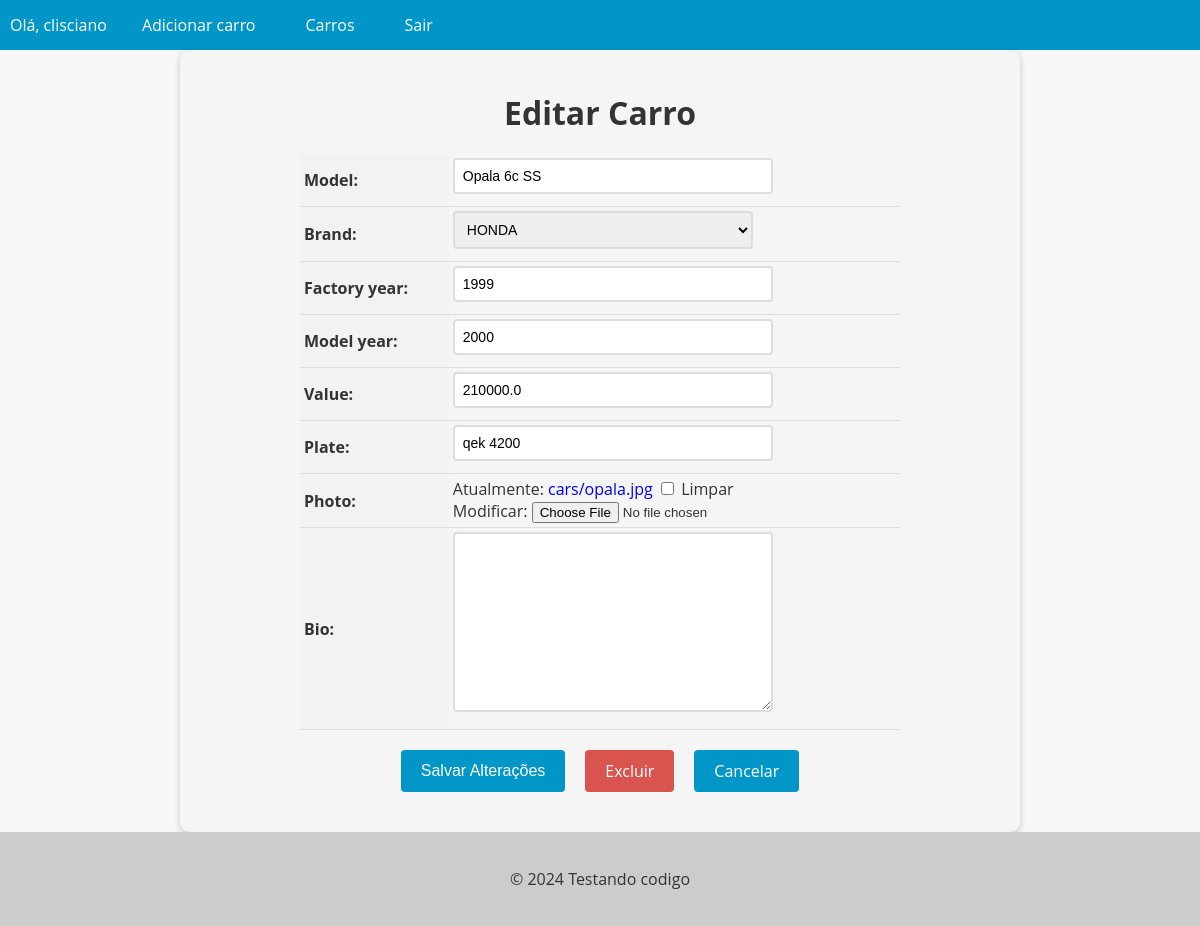
/cars/2/update/ (signed in), run on an earlier commit of the app's database.
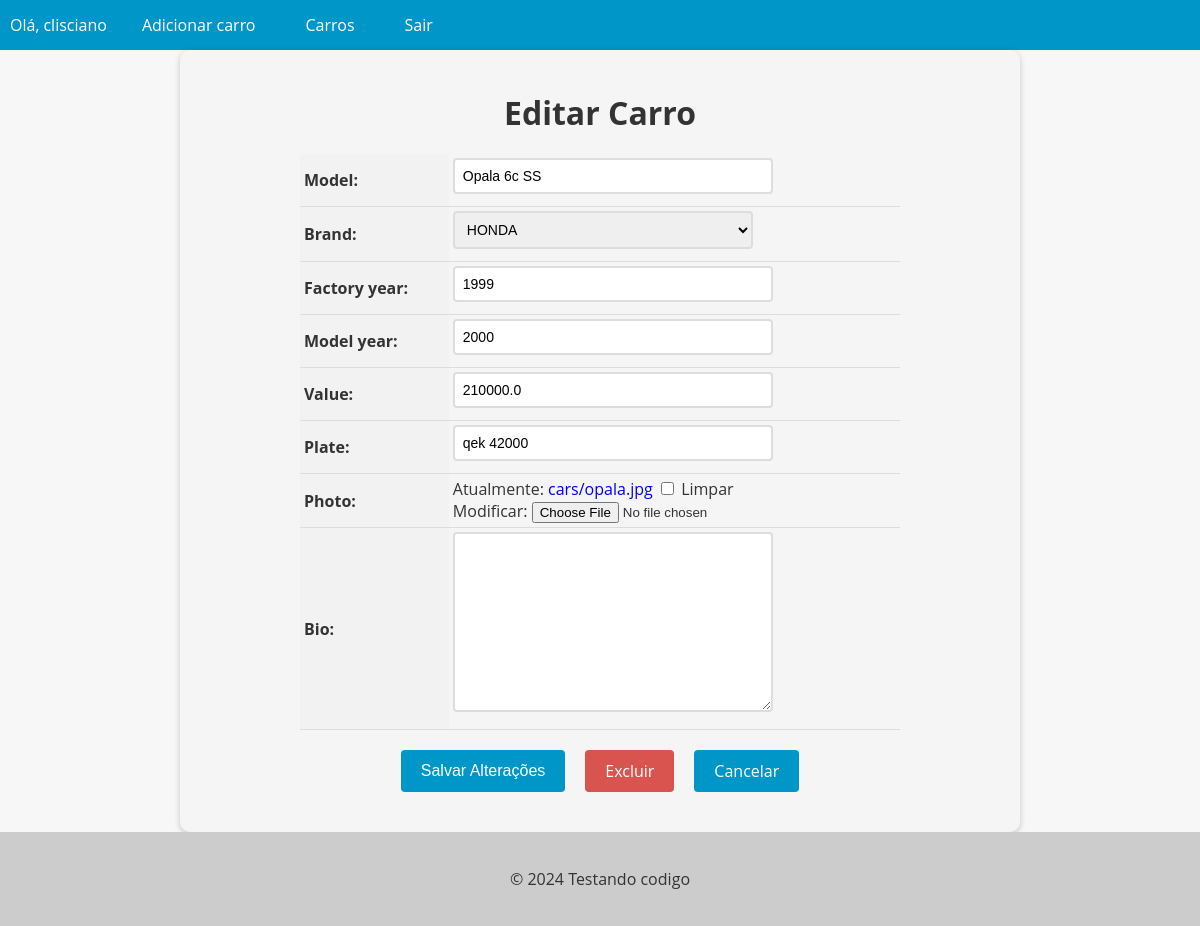
And on a later commit of the database.
### cars/models.py (models this page shows, shortened)
class Car(models.Model):
    id = models.AutoField(primary_key=True)
    model = models.CharField(max_length=200)
    brand = models.ForeignKey('Brand', on_delete=models.PROTECT, related_name='car_brand')
    factory_year = models.IntegerField(blank=True, null=True)
    model_year = models.IntegerField(blank=True, null=True)
    value = models.FloatField(blank=True, null=True)
    plate = models.CharField(max_length=10, blank=True, null=True)
    photo = models.ImageField(upload_to='cars/', blank=True, null=True)
    bio = models.TextField(blank=True, null=True)
    created_at = models.DateTimeField(auto_now_add=True)
    updated_at = models.DateTimeField(auto_now=True)

### cars/views.py (the view, shortened to what this page needs)
# urls.py: path('cars/<int:pk>/update/', CarUpdateView.as_view(), name='car_update'),
@method_decorator(login_required(login_url='login'), name='dispatch')
class CarUpdateView(UpdateView):
    model = Car
    form_class = CarModelForm
    template_name = 'car_update.html'

### cars/forms.py (shortened to what this page needs)
class CarModelForm(forms.ModelForm):
    class Meta:
        model = Car
        fields = '__all__'

### cars/models.py (called while the page is built)
    def __str__(self):
        return self.name

### cars/templates/car_update.html (shortened to what this page needs)
{% extends "base.html" %}
{% block content %}
<form method="post" enctype="multipart/form-data">
    <h1>Editar Carro</h1>
    <table>
        {{ form.as_table }}
    </table>
    <div>
        <div class="buttons-container">
            <input type="submit" value="Salvar Alterações" class="btn btn-primary">
            <a href="{% url 'car_delete' pk=object.pk %}" class="btn btn-danger">Excluir</a>
            <a href="{% url 'cars_list' %}" class="btn btn-secondary">Cancelar</a>
        </div>
    </div>
</form>
{% endblock %}

What changed in the data, as far as the page shows it:
changed Car "Opala 6c SS": plate "qek 4200" → "qek 42000"
